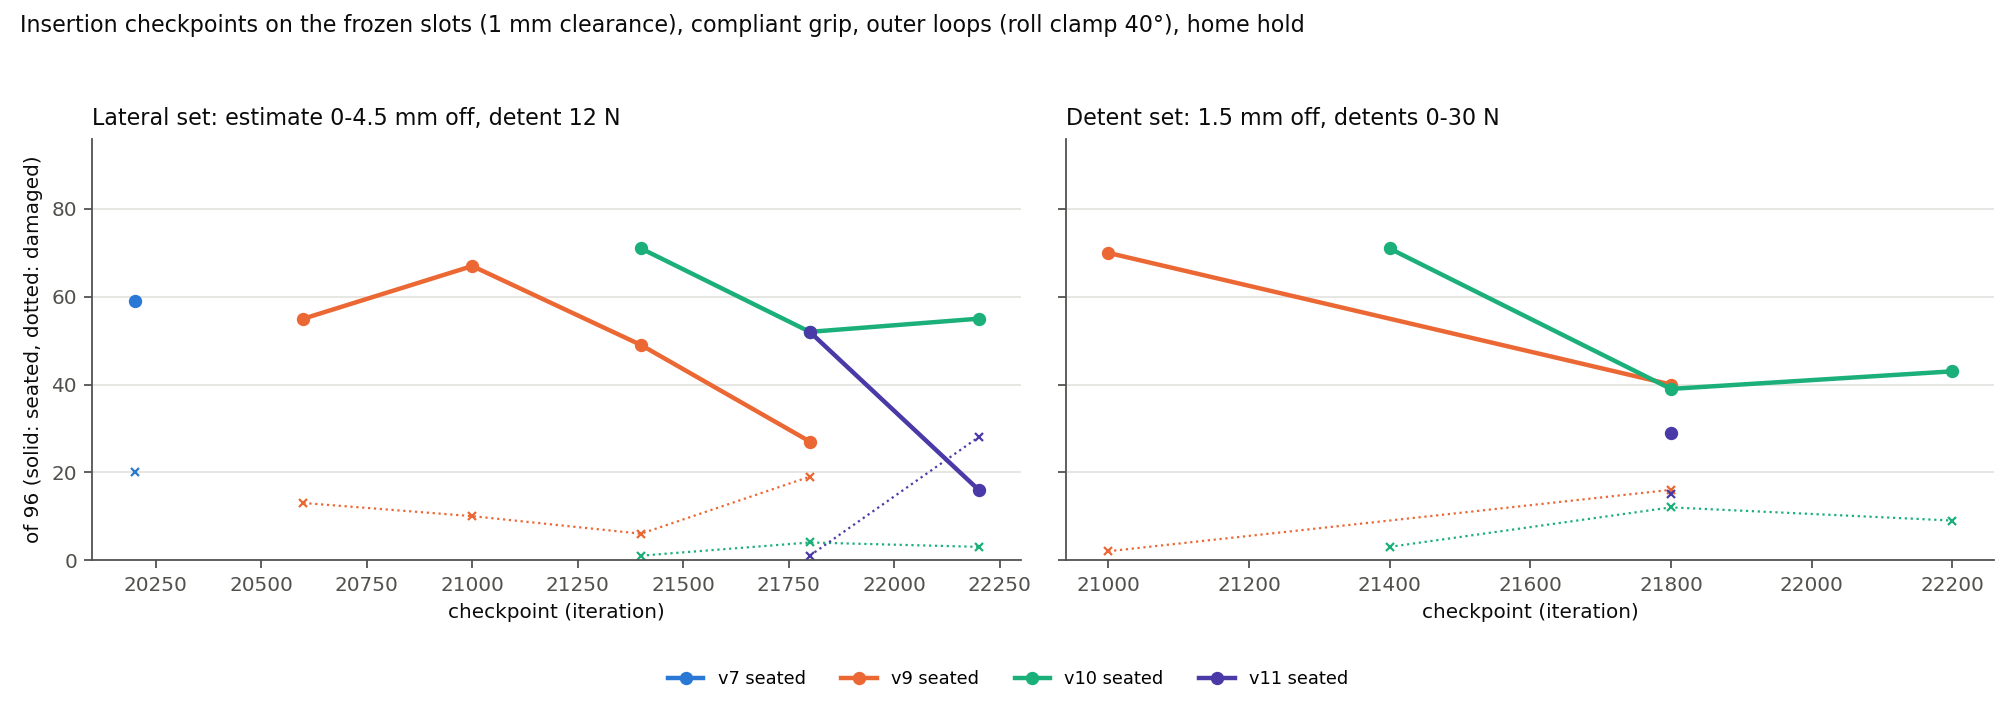

Generate this figure with Python:
"""The insertion runs' checkpoints on the two frozen slot sets: each run peaks within a few hundred iterations and declines.

Reads every recorded `ins_eval` run of v7, v9, v10 and v11 whose task layer had the wider attitude clamps (roll 40°,
from `run.json`'s `insertion.outer_loops.roll_max_rad`), so every point was scored by the same controller around the
policy: the compliant grip, the outer loops, the home hold. Week 2 log, 2026-09-27; F-121.

    python3 results/week_02/figures/insertion_checkpoints.py     # -> insertion_checkpoints.png
"""
from __future__ import annotations

import json
import math
import re
from pathlib import Path

import matplotlib

matplotlib.use("Agg")
import matplotlib.pyplot as plt  # noqa: E402

HERE = Path(__file__).resolve().parent
RUNS = HERE.parent / "runs"
SERIES = ("#2a78d6", "#eb6834", "#1baf7a", "#4a3aa7", "#e87ba4")
INK, MUTED, GRID = "#0b0b0b", "#52514e", "#e4e3df"
VERSIONS = ("v7", "v9", "v10", "v11")
NAME = re.compile(r"_ins_eval_(lateral|detent)_(v7|v9|v10|v11)_(\d+)(_roll40)?$")


def points() -> dict[tuple[str, str], list[tuple[int, int, int]]]:
    """(set, version) -> [(checkpoint, seated, damaged)], only runs scored with the wider clamps."""
    out: dict[tuple[str, str], dict[int, tuple[int, int]]] = {}
    for path in RUNS.glob("*_ins_eval_seed1_ins_eval_*"):
        m = NAME.search(path.name)
        if m is None:
            continue
        run = json.loads((path / "run.json").read_text())
        clamps = ((run.get("insertion") or {}).get("outer_loops") or {})
        if clamps.get("roll_max_rad", 0.0) < math.radians(39.0):
            continue
        summary = json.loads((path / "ins_eval.json").read_text())
        out.setdefault((m.group(1), m.group(2)), {})[int(m.group(3))] = (summary["seated"], summary["damaged"])
    return {k: sorted((it, s, d) for it, (s, d) in v.items()) for k, v in out.items()}


def main() -> None:
    data = points()
    plt.rcParams.update({"font.size": 9, "axes.edgecolor": MUTED, "axes.labelcolor": INK, "xtick.color": MUTED,
                         "ytick.color": MUTED, "axes.spines.top": False, "axes.spines.right": False})
    fig, axes = plt.subplots(1, 2, figsize=(12.6, 4.4), sharey=True)
    for ax, which, title in ((axes[0], "lateral", "Lateral set: estimate 0-4.5 mm off, detent 12 N"),
                             (axes[1], "detent", "Detent set: 1.5 mm off, detents 0-30 N")):
        for version, colour in zip(VERSIONS, SERIES):
            pts = data.get((which, version))
            if not pts:
                continue
            ax.plot([p[0] for p in pts], [p[1] for p in pts], color=colour, lw=2, marker="o", ms=5, label=f"{version} seated")
            ax.plot([p[0] for p in pts], [p[2] for p in pts], color=colour, lw=1, ls=":", marker="x", ms=4)
        ax.set_title(title, fontsize=10, color=INK, loc="left")
        ax.set_xlabel("checkpoint (iteration)")
        ax.set_ylim(0, 96)
        ax.grid(axis="y", color=GRID, lw=0.8)
    axes[0].set_ylabel("of 96 (solid: seated, dotted: damaged)")
    handles, labels = axes[0].get_legend_handles_labels()
    fig.legend(handles, labels, loc="lower center", ncol=4, frameon=False, fontsize=8)
    fig.suptitle("Insertion checkpoints on the frozen slots (1 mm clearance), compliant grip, outer loops (roll clamp "
                 "40°), home hold", fontsize=10, color=INK, x=0.01, ha="left")
    fig.tight_layout(rect=(0, 0.08, 1, 0.94))
    fig.savefig(HERE / "insertion_checkpoints.png", dpi=160)


if __name__ == "__main__":
    main()
